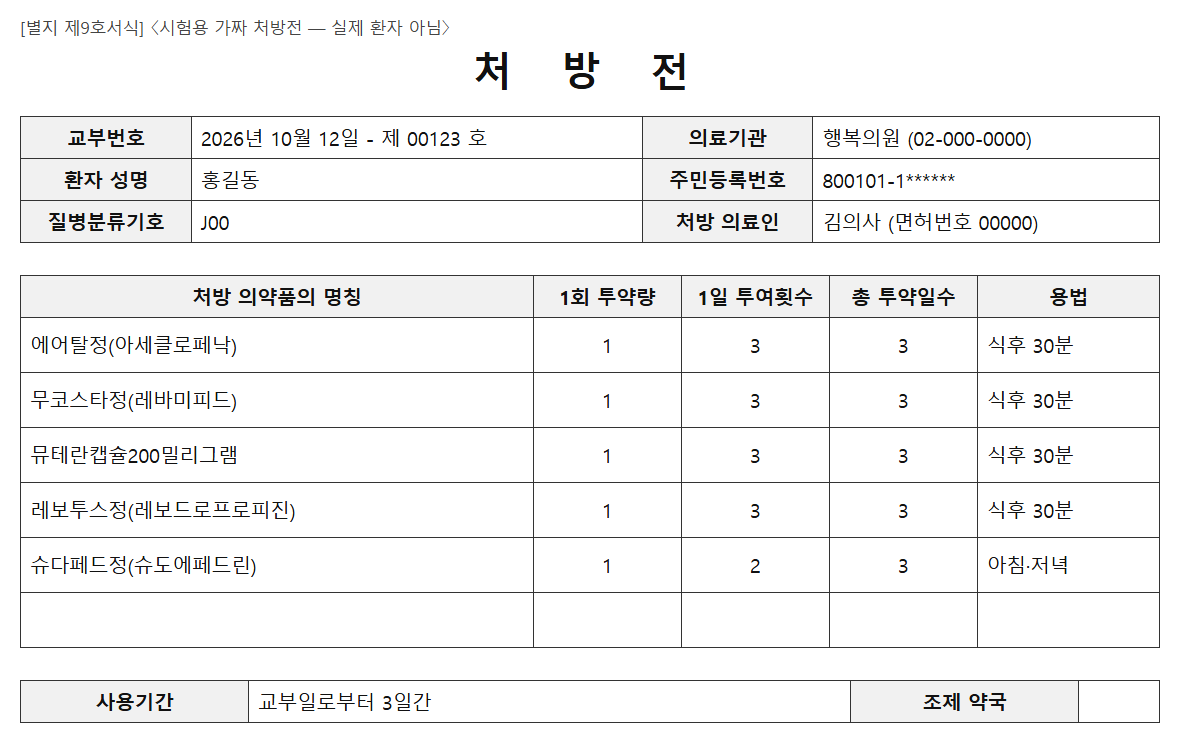
#> input picture tests/fixtures/rx/prescription.png, 1180 x 743 px
$ python make_photo.py prescription.png prescription_photo.jpg
#> lines starting #> are read from the running program, lines starting #| are printed output that depends on the picture
"""Turn a clean rendered document into a 'phone photo': tilt, perspective, uneven light, blur, JPEG.

    python tests/fixtures/rx/make_photo.py prescription.png prescription_photo.jpg
"""

import sys

from PIL import Image, ImageDraw, ImageFilter


def phone_photo(src: str, dst: str, angle: float = -3.5, tilt: float = 0.04, shade: float = 0.6, blur: float = 0.9,
                quality: int = 72) -> tuple[int, int]:
#> called with src = 'prescription.png', dst = 'prescription_photo.jpg', angle = -3.5, tilt = 0.04, shade = 0.6, blur = 0.9, quality = 72
    im = Image.open(src).convert("RGB")
#> im is the input picture: PIL image 1180x743 RGB; mean R, G, B 243.3, 243.3, 243.3
    w, h = im.size
#> w = 1180; h = 743
    # a desk-coloured canvas a bit larger than the paper, paper rotated a few degrees
    canvas = Image.new("RGB", (int(w * 1.15), int(h * 1.15)), (176, 160, 140))
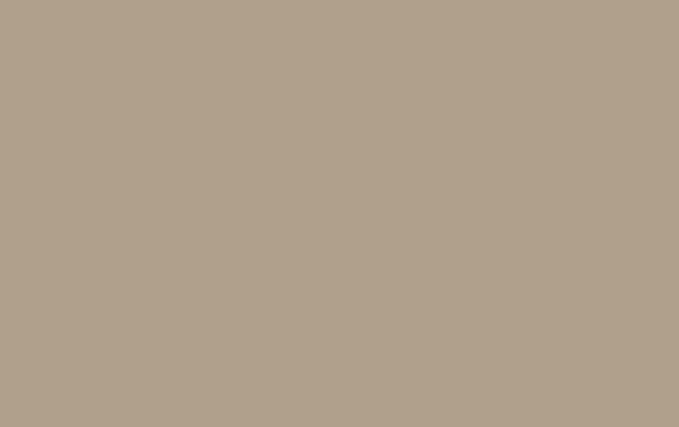
#> canvas: PIL image 1357x854 RGB (shown at 1/2 size); mean R, G, B 176, 160, 140
    paper = im.rotate(angle, expand=True, fillcolor=(176, 160, 140), resample=Image.BICUBIC)
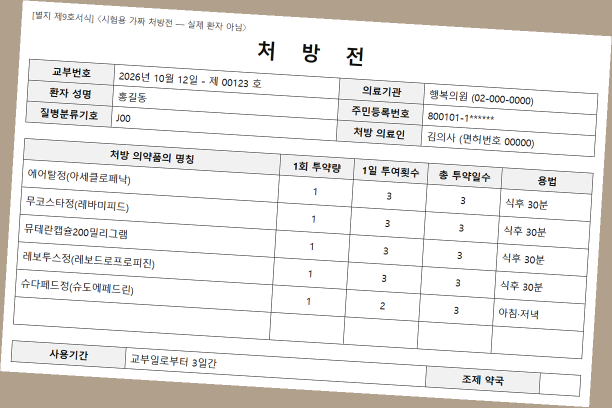
#> paper: PIL image 1224x815 RGB (shown at 1/2 size); mean R, G, B 234.3, 232.3, 229.9
    canvas.paste(paper, ((canvas.width - paper.width) // 2, (canvas.height - paper.height) // 2))
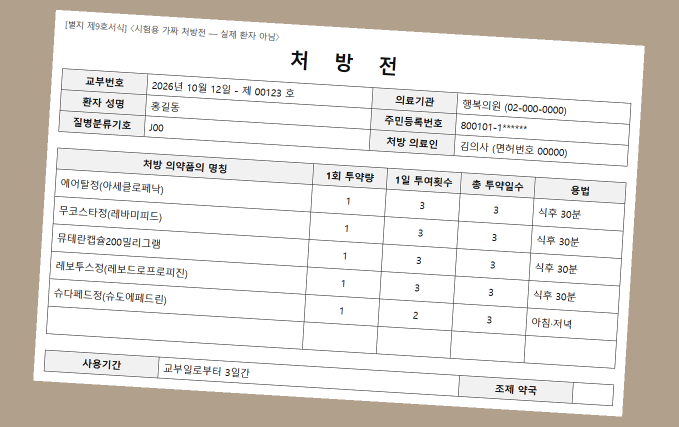
#> canvas: PIL image 1357x854 RGB (shown at 1/2 size); mean R, G, B 226.2, 222.3, 217.4
    # mild perspective (top edge narrower, as when the phone is tilted)
    cw, ch = canvas.size
#> cw = 1357; ch = 854
    d = int(cw * tilt)
#> d = 54
    canvas = canvas.transform((cw, ch), Image.QUAD, (d, 0, 0, ch, cw, ch, cw - d, 0), resample=Image.BICUBIC)
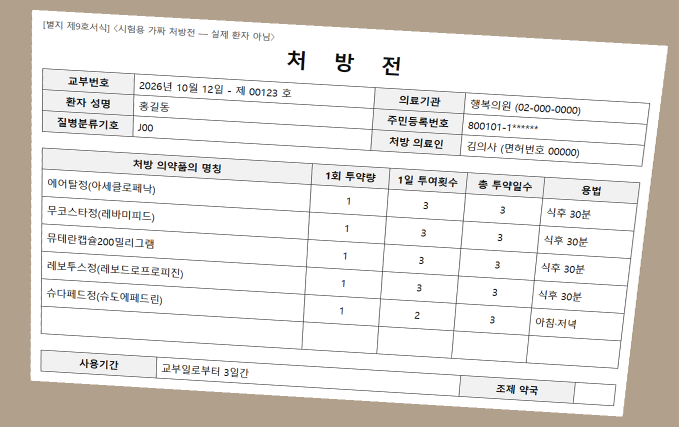
#> canvas: PIL image 1357x854 RGB (shown at 1/2 size); mean R, G, B 228.1, 224.7, 220.4
    # uneven light: darker towards the bottom-right corner
    mask = Image.new("L", (cw, ch), 0)
#> mask: PIL image 1357x854 L; every value is 0
    dr = ImageDraw.Draw(mask)
    for i in range(0, 120, 4):
        dr.ellipse((cw * 0.55 - i * 6, ch * 0.55 - i * 6, cw * 1.6 + i * 6, ch * 1.6 + i * 6), fill=i)
    canvas = Image.composite(Image.new("RGB", (cw, ch), (60, 55, 50)), canvas, mask.point(lambda v: int(v * shade)))
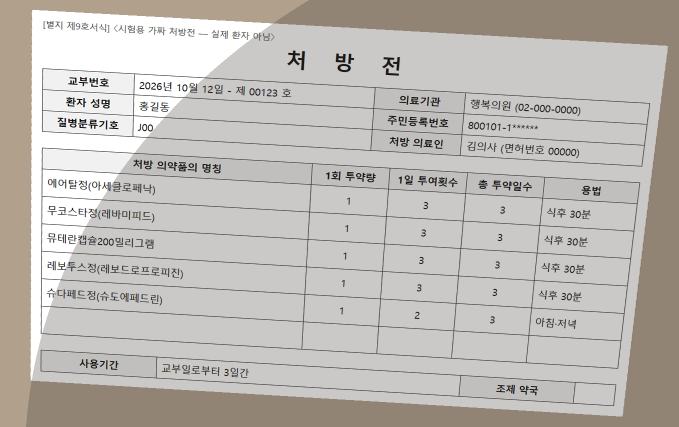
#> canvas: PIL image 1357x854 RGB (shown at 1/2 size); mean R, G, B 189.8, 186.1, 181.8
    canvas = canvas.filter(ImageFilter.GaussianBlur(blur))
    canvas.save(dst, "JPEG", quality=quality)
    return canvas.size


if __name__ == "__main__":
    print(sys.argv[2], phone_photo(sys.argv[1], sys.argv[2]))

$ run again, with tests/fixtures/rx/medicine_bag.png copied over tests/fixtures/rx/prescription.png
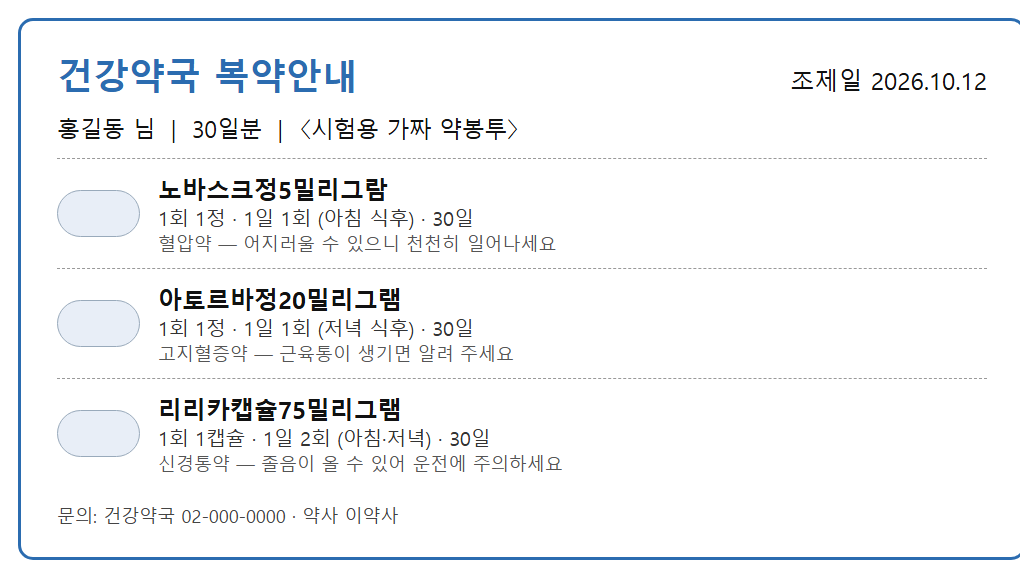
#> input picture tests/fixtures/rx/medicine_bag.png, 1020 x 580 px
#> in phone_photo, im is the input picture: PIL image 1020x580 RGB; mean R, G, B 244.2, 245.5, 246.9
#> in phone_photo, `paper = im.rotate(angle, expand=True, fillcolor=(176, 160, 140), resam..`:
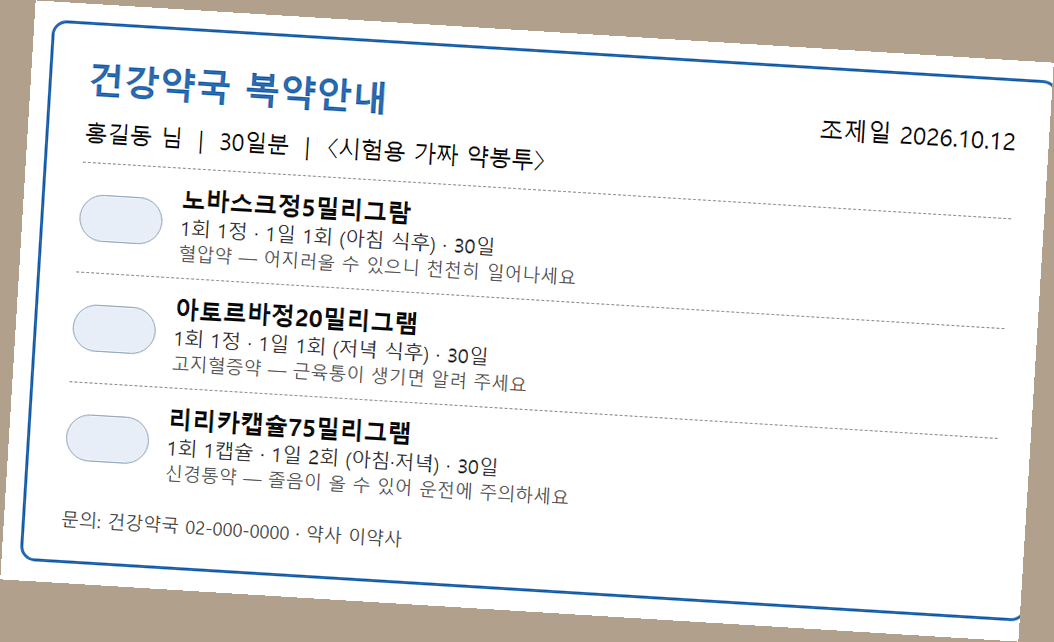
#> paper: PIL image 1054x642 RGB; mean R, G, B 235.1, 234.3, 233.1
#> mask: PIL image 1173x667 L; every value is 0
#> in phone_photo, `canvas = Image.composite(Image.new("RGB", (cw, ch), (60, 55, 50)), can..`:
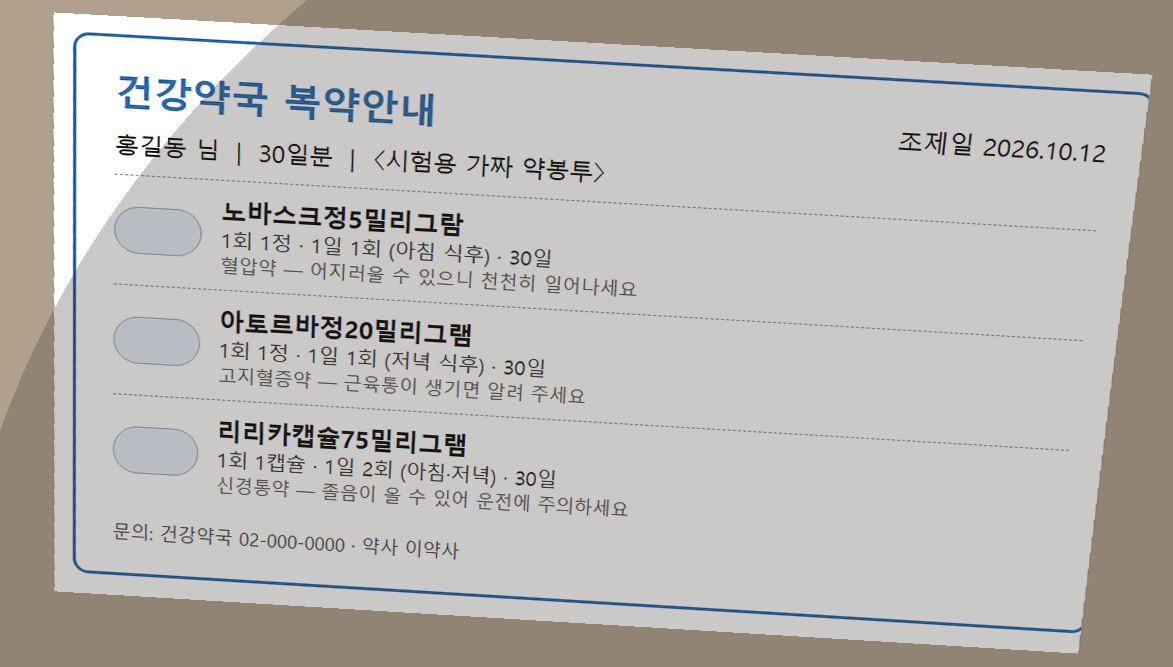
#> canvas: PIL image 1173x667 RGB; mean R, G, B 185.9, 183.2, 179.8
